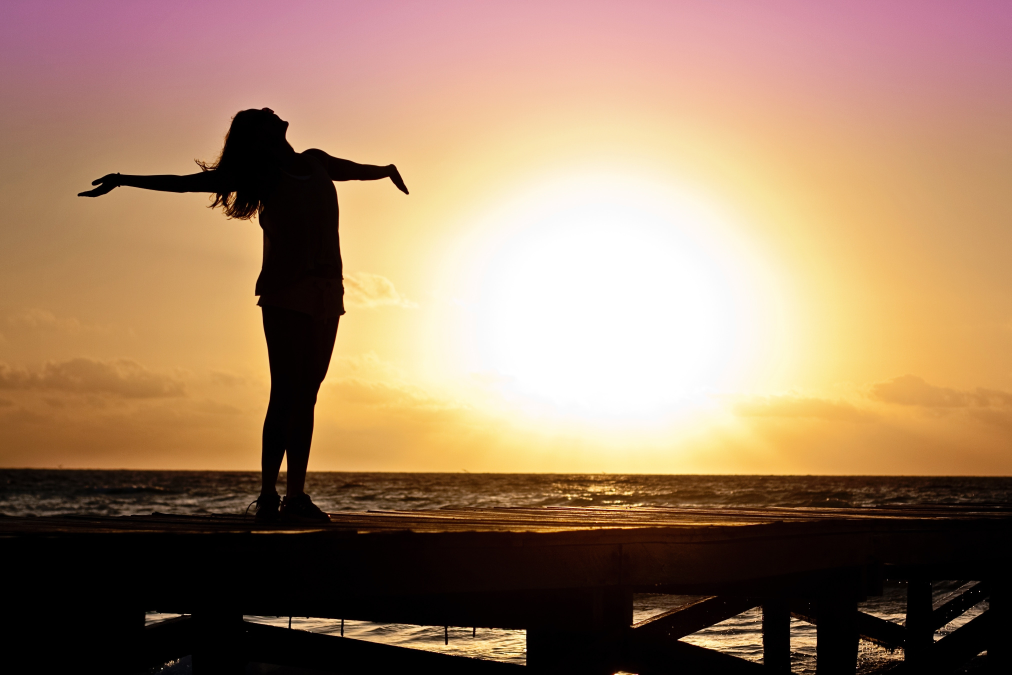
#> input picture OpenCV/code/resize/image.jpg, 4047 x 2698 px (shown at 1/4 size)
$ python resize.py
#> lines starting #> are read from the running program, lines starting #| are printed output that depends on the picture
import cv2

src = cv2.imread("image.jpg", cv2.IMREAD_COLOR)
#> src is the input picture: shape (2698, 4047, 3); mean B, G, R 100.9, 127.4, 158.2

dst = cv2.resize(src, dsize=(640, 480), interpolation=cv2.INTER_AREA)
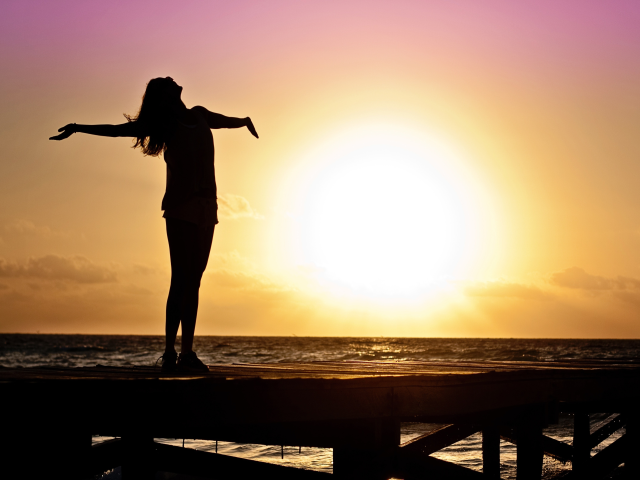
#> dst: shape (480, 640, 3); mean B, G, R 100.9, 127.4, 158.2
dst2 = cv2.resize(src, dsize=(0, 0), fx=0.3, fy=0.7, interpolation=cv2.INTER_LINEAR)
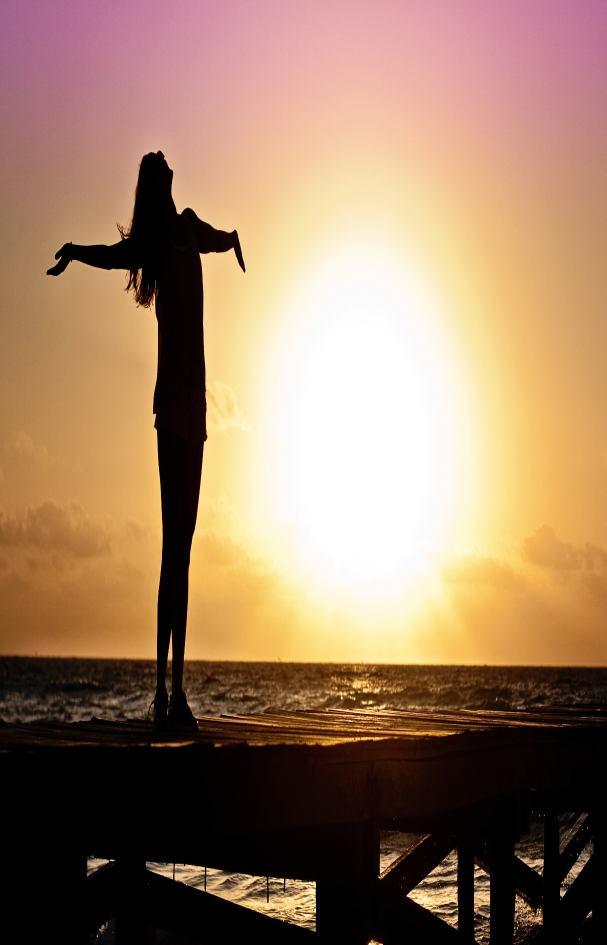
#> dst2: shape (1889, 1214, 3) (shown at 1/2 size); mean B, G, R 100.8, 127.3, 158.1

cv2.imshow("src", src)
cv2.imshow("dst", dst)
cv2.imshow("dst2", dst2)
cv2.waitKey()
cv2.destroyAllWindows()
